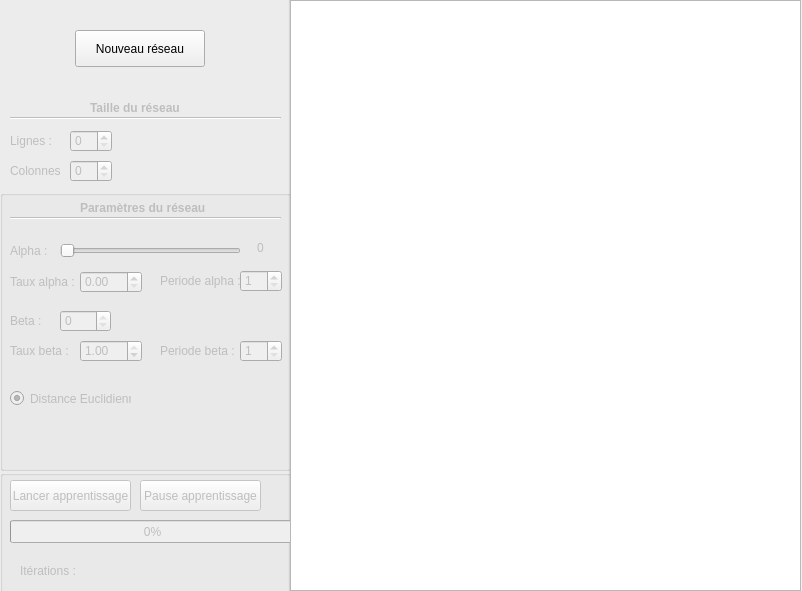
<?xml version="1.0" encoding="UTF-8"?>
<ui version="4.0">
 <class>Window</class>
 <widget class="QWidget" name="Window">
  <property name="geometry">
   <rect>
    <x>0</x>
    <y>0</y>
    <width>802</width>
    <height>591</height>
   </rect>
  </property>
  <property name="windowTitle">
   <string>Algorithme de SOM</string>
  </property>
  <widget class="QGroupBox" name="Interface">
   <property name="geometry">
    <rect>
     <x>-10</x>
     <y>-20</y>
     <width>300</width>
     <height>620</height>
    </rect>
   </property>
   <property name="title">
    <string>GroupBox</string>
   </property>
   <widget class="QPushButton" name="NouveauRes">
    <property name="geometry">
     <rect>
      <x>85</x>
      <y>50</y>
      <width>130</width>
      <height>37</height>
     </rect>
    </property>
    <property name="styleSheet">
     <string notr="true"/>
    </property>
    <property name="text">
     <string>Nouveau réseau</string>
    </property>
   </widget>
   <widget class="QGroupBox" name="ExecutionGrp">
    <property name="geometry">
     <rect>
      <x>10</x>
      <y>490</y>
      <width>291</width>
      <height>131</height>
     </rect>
    </property>
    <property name="title">
     <string/>
    </property>
    <widget class="QProgressBar" name="ProgressBar">
     <property name="enabled">
      <bool>false</bool>
     </property>
     <property name="geometry">
      <rect>
       <x>10</x>
       <y>50</y>
       <width>285</width>
       <height>23</height>
      </rect>
     </property>
     <property name="value">
      <number>0</number>
     </property>
     <property name="textVisible">
      <bool>true</bool>
     </property>
    </widget>
    <widget class="QPushButton" name="StartBtn">
     <property name="enabled">
      <bool>false</bool>
     </property>
     <property name="geometry">
      <rect>
       <x>10</x>
       <y>10</y>
       <width>121</width>
       <height>31</height>
      </rect>
     </property>
     <property name="text">
      <string>Lancer apprentissage</string>
     </property>
    </widget>
    <widget class="QPushButton" name="PauseBtn">
     <property name="enabled">
      <bool>false</bool>
     </property>
     <property name="geometry">
      <rect>
       <x>140</x>
       <y>10</y>
       <width>121</width>
       <height>31</height>
      </rect>
     </property>
     <property name="text">
      <string>Pause apprentissage</string>
     </property>
    </widget>
    <widget class="QLabel" name="NbrIterations">
     <property name="enabled">
      <bool>false</bool>
     </property>
     <property name="geometry">
      <rect>
       <x>20</x>
       <y>90</y>
       <width>171</width>
       <height>21</height>
      </rect>
     </property>
     <property name="text">
      <string>Itérations : </string>
     </property>
    </widget>
   </widget>
   <widget class="QLabel" name="Titre1">
    <property name="enabled">
     <bool>false</bool>
    </property>
    <property name="geometry">
     <rect>
      <x>100</x>
      <y>120</y>
      <width>91</width>
      <height>16</height>
     </rect>
    </property>
    <property name="font">
     <font>
      <weight>75</weight>
      <bold>true</bold>
     </font>
    </property>
    <property name="text">
     <string>Taille du réseau</string>
    </property>
    <property name="textFormat">
     <enum>Qt::AutoText</enum>
    </property>
    <property name="wordWrap">
     <bool>false</bool>
    </property>
   </widget>
   <widget class="QLabel" name="Lignes">
    <property name="enabled">
     <bool>false</bool>
    </property>
    <property name="geometry">
     <rect>
      <x>20</x>
      <y>150</y>
      <width>51</width>
      <height>21</height>
     </rect>
    </property>
    <property name="text">
     <string>Lignes :</string>
    </property>
   </widget>
   <widget class="QLabel" name="Colonnes">
    <property name="enabled">
     <bool>false</bool>
    </property>
    <property name="geometry">
     <rect>
      <x>20</x>
      <y>180</y>
      <width>51</width>
      <height>21</height>
     </rect>
    </property>
    <property name="text">
     <string>Colonnes :</string>
    </property>
   </widget>
   <widget class="Line" name="Line1">
    <property name="enabled">
     <bool>false</bool>
    </property>
    <property name="geometry">
     <rect>
      <x>20</x>
      <y>130</y>
      <width>271</width>
      <height>16</height>
     </rect>
    </property>
    <property name="orientation">
     <enum>Qt::Horizontal</enum>
    </property>
   </widget>
   <widget class="QSpinBox" name="ColValue">
    <property name="enabled">
     <bool>false</bool>
    </property>
    <property name="geometry">
     <rect>
      <x>80</x>
      <y>180</y>
      <width>42</width>
      <height>22</height>
     </rect>
    </property>
   </widget>
   <widget class="QLabel" name="ErreurLignes">
    <property name="enabled">
     <bool>true</bool>
    </property>
    <property name="geometry">
     <rect>
      <x>140</x>
      <y>150</y>
      <width>151</width>
      <height>21</height>
     </rect>
    </property>
    <property name="styleSheet">
     <string notr="true"/>
    </property>
    <property name="text">
     <string/>
    </property>
   </widget>
   <widget class="QSpinBox" name="LigneValue">
    <property name="enabled">
     <bool>false</bool>
    </property>
    <property name="geometry">
     <rect>
      <x>80</x>
      <y>150</y>
      <width>42</width>
      <height>22</height>
     </rect>
    </property>
    <property name="value">
     <number>0</number>
    </property>
   </widget>
   <widget class="QLabel" name="ErreurColonnes">
    <property name="enabled">
     <bool>true</bool>
    </property>
    <property name="geometry">
     <rect>
      <x>140</x>
      <y>180</y>
      <width>151</width>
      <height>21</height>
     </rect>
    </property>
    <property name="styleSheet">
     <string notr="true"/>
    </property>
    <property name="text">
     <string/>
    </property>
   </widget>
   <widget class="QLabel" name="ErreurBeta">
    <property name="enabled">
     <bool>true</bool>
    </property>
    <property name="geometry">
     <rect>
      <x>130</x>
      <y>300</y>
      <width>151</width>
      <height>21</height>
     </rect>
    </property>
    <property name="styleSheet">
     <string notr="true"/>
    </property>
    <property name="text">
     <string/>
    </property>
   </widget>
   <widget class="QGroupBox" name="Parametres">
    <property name="geometry">
     <rect>
      <x>10</x>
      <y>210</y>
      <width>291</width>
      <height>281</height>
     </rect>
    </property>
    <property name="title">
     <string/>
    </property>
    <widget class="QLabel" name="Titre2">
     <property name="enabled">
      <bool>false</bool>
     </property>
     <property name="geometry">
      <rect>
       <x>80</x>
       <y>10</y>
       <width>131</width>
       <height>16</height>
      </rect>
     </property>
     <property name="font">
      <font>
       <weight>75</weight>
       <bold>true</bold>
      </font>
     </property>
     <property name="text">
      <string>Paramètres du réseau</string>
     </property>
    </widget>
    <widget class="QSlider" name="AlphaSlider">
     <property name="enabled">
      <bool>false</bool>
     </property>
     <property name="geometry">
      <rect>
       <x>60</x>
       <y>50</y>
       <width>181</width>
       <height>22</height>
      </rect>
     </property>
     <property name="maximum">
      <number>1000</number>
     </property>
     <property name="sliderPosition">
      <number>0</number>
     </property>
     <property name="orientation">
      <enum>Qt::Horizontal</enum>
     </property>
    </widget>
    <widget class="QRadioButton" name="Distance1">
     <property name="enabled">
      <bool>false</bool>
     </property>
     <property name="geometry">
      <rect>
       <x>10</x>
       <y>200</y>
       <width>121</width>
       <height>17</height>
      </rect>
     </property>
     <property name="tabletTracking">
      <bool>false</bool>
     </property>
     <property name="text">
      <string>Distance Euclidienne</string>
     </property>
     <property name="checkable">
      <bool>true</bool>
     </property>
     <property name="checked">
      <bool>true</bool>
     </property>
    </widget>
    <widget class="QSpinBox" name="BetaValue">
     <property name="enabled">
      <bool>false</bool>
     </property>
     <property name="geometry">
      <rect>
       <x>60</x>
       <y>120</y>
       <width>51</width>
       <height>22</height>
      </rect>
     </property>
     <property name="maximum">
      <number>0</number>
     </property>
    </widget>
    <widget class="Line" name="Line2">
     <property name="enabled">
      <bool>false</bool>
     </property>
     <property name="geometry">
      <rect>
       <x>10</x>
       <y>20</y>
       <width>271</width>
       <height>16</height>
      </rect>
     </property>
     <property name="orientation">
      <enum>Qt::Horizontal</enum>
     </property>
    </widget>
    <widget class="QLabel" name="AlphaValue">
     <property name="enabled">
      <bool>false</bool>
     </property>
     <property name="geometry">
      <rect>
       <x>230</x>
       <y>50</y>
       <width>61</width>
       <height>16</height>
      </rect>
     </property>
     <property name="text">
      <string>0</string>
     </property>
     <property name="alignment">
      <set>Qt::AlignCenter</set>
     </property>
    </widget>
    <widget class="QLabel" name="Alpha">
     <property name="enabled">
      <bool>false</bool>
     </property>
     <property name="geometry">
      <rect>
       <x>10</x>
       <y>50</y>
       <width>47</width>
       <height>21</height>
      </rect>
     </property>
     <property name="text">
      <string>Alpha :</string>
     </property>
    </widget>
    <widget class="QLabel" name="Beta">
     <property name="enabled">
      <bool>false</bool>
     </property>
     <property name="geometry">
      <rect>
       <x>10</x>
       <y>120</y>
       <width>47</width>
       <height>21</height>
      </rect>
     </property>
     <property name="text">
      <string>Beta :</string>
     </property>
    </widget>
    <widget class="QLabel" name="TauxAlpha">
     <property name="enabled">
      <bool>false</bool>
     </property>
     <property name="geometry">
      <rect>
       <x>10</x>
       <y>81</y>
       <width>71</width>
       <height>21</height>
      </rect>
     </property>
     <property name="text">
      <string>Taux alpha :</string>
     </property>
    </widget>
    <widget class="QLabel" name="PeriodeAlpha">
     <property name="enabled">
      <bool>false</bool>
     </property>
     <property name="geometry">
      <rect>
       <x>160</x>
       <y>80</y>
       <width>81</width>
       <height>21</height>
      </rect>
     </property>
     <property name="text">
      <string>Periode alpha :</string>
     </property>
    </widget>
    <widget class="QDoubleSpinBox" name="TauxAlphaValue">
     <property name="enabled">
      <bool>false</bool>
     </property>
     <property name="geometry">
      <rect>
       <x>80</x>
       <y>81</y>
       <width>62</width>
       <height>22</height>
      </rect>
     </property>
     <property name="maximum">
      <double>1.000000000000000</double>
     </property>
     <property name="singleStep">
      <double>0.010000000000000</double>
     </property>
    </widget>
    <widget class="QSpinBox" name="PeriodeAlphaValue">
     <property name="enabled">
      <bool>false</bool>
     </property>
     <property name="geometry">
      <rect>
       <x>240</x>
       <y>80</y>
       <width>42</width>
       <height>22</height>
      </rect>
     </property>
     <property name="minimum">
      <number>1</number>
     </property>
     <property name="maximum">
      <number>5</number>
     </property>
    </widget>
    <widget class="QLabel" name="TauxBeta">
     <property name="enabled">
      <bool>false</bool>
     </property>
     <property name="geometry">
      <rect>
       <x>10</x>
       <y>150</y>
       <width>71</width>
       <height>21</height>
      </rect>
     </property>
     <property name="text">
      <string>Taux beta :</string>
     </property>
    </widget>
    <widget class="QDoubleSpinBox" name="TauxBetaValue">
     <property name="enabled">
      <bool>false</bool>
     </property>
     <property name="geometry">
      <rect>
       <x>80</x>
       <y>150</y>
       <width>62</width>
       <height>22</height>
      </rect>
     </property>
     <property name="maximum">
      <double>1.000000000000000</double>
     </property>
     <property name="singleStep">
      <double>0.010000000000000</double>
     </property>
     <property name="value">
      <double>1.000000000000000</double>
     </property>
    </widget>
    <widget class="QSpinBox" name="PeriodeBetaValue">
     <property name="enabled">
      <bool>false</bool>
     </property>
     <property name="geometry">
      <rect>
       <x>240</x>
       <y>150</y>
       <width>42</width>
       <height>22</height>
      </rect>
     </property>
     <property name="minimum">
      <number>1</number>
     </property>
     <property name="maximum">
      <number>5</number>
     </property>
    </widget>
    <widget class="QLabel" name="PeriodeBeta">
     <property name="enabled">
      <bool>false</bool>
     </property>
     <property name="geometry">
      <rect>
       <x>160</x>
       <y>150</y>
       <width>81</width>
       <height>21</height>
      </rect>
     </property>
     <property name="text">
      <string>Periode beta :</string>
     </property>
    </widget>
   </widget>
  </widget>
  <widget class="QGraphicsView" name="graphicsView">
   <property name="geometry">
    <rect>
     <x>290</x>
     <y>0</y>
     <width>511</width>
     <height>591</height>
    </rect>
   </property>
  </widget>
 </widget>
 <layoutdefault spacing="6" margin="11"/>
 <resources>
  <include location="Interface.qrc"/>
 </resources>
 <connections>
  <connection>
   <sender>LigneValue</sender>
   <signal>valueChanged(int)</signal>
   <receiver>Window</receiver>
   <slot>setRows()</slot>
   <hints>
    <hint type="sourcelabel">
     <x>80</x>
     <y>140</y>
    </hint>
    <hint type="destinationlabel">
     <x>400</x>
     <y>295</y>
    </hint>
   </hints>
  </connection>
  <connection>
   <sender>ColValue</sender>
   <signal>valueChanged(int)</signal>
   <receiver>Window</receiver>
   <slot>setColumns()</slot>
   <hints>
    <hint type="sourcelabel">
     <x>240</x>
     <y>140</y>
    </hint>
    <hint type="destinationlabel">
     <x>400</x>
     <y>295</y>
    </hint>
   </hints>
  </connection>
  <connection>
   <sender>BetaValue</sender>
   <signal>valueChanged(int)</signal>
   <receiver>Window</receiver>
   <slot>setBeta()</slot>
   <hints>
    <hint type="sourcelabel">
     <x>85</x>
     <y>270</y>
    </hint>
    <hint type="destinationlabel">
     <x>400</x>
     <y>295</y>
    </hint>
   </hints>
  </connection>
  <connection>
   <sender>Distance1</sender>
   <signal>clicked(bool)</signal>
   <receiver>Window</receiver>
   <slot>setEuclidian()</slot>
   <hints>
    <hint type="sourcelabel">
     <x>70</x>
     <y>308</y>
    </hint>
    <hint type="destinationlabel">
     <x>400</x>
     <y>295</y>
    </hint>
   </hints>
  </connection>
  <connection>
   <sender>StartBtn</sender>
   <signal>clicked()</signal>
   <receiver>Window</receiver>
   <slot>start()</slot>
   <hints>
    <hint type="sourcelabel">
     <x>70</x>
     <y>525</y>
    </hint>
    <hint type="destinationlabel">
     <x>400</x>
     <y>295</y>
    </hint>
   </hints>
  </connection>
  <connection>
   <sender>PauseBtn</sender>
   <signal>clicked()</signal>
   <receiver>Window</receiver>
   <slot>pause()</slot>
   <hints>
    <hint type="sourcelabel">
     <x>200</x>
     <y>525</y>
    </hint>
    <hint type="destinationlabel">
     <x>400</x>
     <y>295</y>
    </hint>
   </hints>
  </connection>
  <connection>
   <sender>NouveauRes</sender>
   <signal>clicked(bool)</signal>
   <receiver>Titre1</receiver>
   <slot>setDisabled(bool)</slot>
   <hints>
    <hint type="sourcelabel">
     <x>139</x>
     <y>48</y>
    </hint>
    <hint type="destinationlabel">
     <x>135</x>
     <y>117</y>
    </hint>
   </hints>
  </connection>
  <connection>
   <sender>NouveauRes</sender>
   <signal>clicked(bool)</signal>
   <receiver>Line1</receiver>
   <slot>setDisabled(bool)</slot>
   <hints>
    <hint type="sourcelabel">
     <x>139</x>
     <y>48</y>
    </hint>
    <hint type="destinationlabel">
     <x>145</x>
     <y>127</y>
    </hint>
   </hints>
  </connection>
  <connection>
   <sender>NouveauRes</sender>
   <signal>clicked(bool)</signal>
   <receiver>Lignes</receiver>
   <slot>setDisabled(bool)</slot>
   <hints>
    <hint type="sourcelabel">
     <x>139</x>
     <y>48</y>
    </hint>
    <hint type="destinationlabel">
     <x>35</x>
     <y>150</y>
    </hint>
   </hints>
  </connection>
  <connection>
   <sender>NouveauRes</sender>
   <signal>clicked(bool)</signal>
   <receiver>LigneValue</receiver>
   <slot>setDisabled(bool)</slot>
   <hints>
    <hint type="sourcelabel">
     <x>139</x>
     <y>48</y>
    </hint>
    <hint type="destinationlabel">
     <x>90</x>
     <y>150</y>
    </hint>
   </hints>
  </connection>
  <connection>
   <sender>NouveauRes</sender>
   <signal>clicked(bool)</signal>
   <receiver>Colonnes</receiver>
   <slot>setDisabled(bool)</slot>
   <hints>
    <hint type="sourcelabel">
     <x>139</x>
     <y>48</y>
    </hint>
    <hint type="destinationlabel">
     <x>35</x>
     <y>180</y>
    </hint>
   </hints>
  </connection>
  <connection>
   <sender>NouveauRes</sender>
   <signal>clicked(bool)</signal>
   <receiver>ColValue</receiver>
   <slot>setDisabled(bool)</slot>
   <hints>
    <hint type="sourcelabel">
     <x>139</x>
     <y>48</y>
    </hint>
    <hint type="destinationlabel">
     <x>90</x>
     <y>180</y>
    </hint>
   </hints>
  </connection>
  <connection>
   <sender>NouveauRes</sender>
   <signal>clicked(bool)</signal>
   <receiver>Titre2</receiver>
   <slot>setDisabled(bool)</slot>
   <hints>
    <hint type="sourcelabel">
     <x>139</x>
     <y>48</y>
    </hint>
    <hint type="destinationlabel">
     <x>145</x>
     <y>207</y>
    </hint>
   </hints>
  </connection>
  <connection>
   <sender>NouveauRes</sender>
   <signal>clicked(bool)</signal>
   <receiver>Alpha</receiver>
   <slot>setDisabled(bool)</slot>
   <hints>
    <hint type="sourcelabel">
     <x>139</x>
     <y>48</y>
    </hint>
    <hint type="destinationlabel">
     <x>33</x>
     <y>250</y>
    </hint>
   </hints>
  </connection>
  <connection>
   <sender>NouveauRes</sender>
   <signal>clicked(bool)</signal>
   <receiver>Beta</receiver>
   <slot>setDisabled(bool)</slot>
   <hints>
    <hint type="sourcelabel">
     <x>139</x>
     <y>48</y>
    </hint>
    <hint type="destinationlabel">
     <x>33</x>
     <y>290</y>
    </hint>
   </hints>
  </connection>
  <connection>
   <sender>NouveauRes</sender>
   <signal>clicked(bool)</signal>
   <receiver>BetaValue</receiver>
   <slot>setDisabled(bool)</slot>
   <hints>
    <hint type="sourcelabel">
     <x>139</x>
     <y>48</y>
    </hint>
    <hint type="destinationlabel">
     <x>85</x>
     <y>290</y>
    </hint>
   </hints>
  </connection>
  <connection>
   <sender>NouveauRes</sender>
   <signal>clicked(bool)</signal>
   <receiver>Distance1</receiver>
   <slot>setDisabled(bool)</slot>
   <hints>
    <hint type="sourcelabel">
     <x>139</x>
     <y>48</y>
    </hint>
    <hint type="destinationlabel">
     <x>70</x>
     <y>328</y>
    </hint>
   </hints>
  </connection>
  <connection>
   <sender>NouveauRes</sender>
   <signal>clicked(bool)</signal>
   <receiver>StartBtn</receiver>
   <slot>setDisabled(bool)</slot>
   <hints>
    <hint type="sourcelabel">
     <x>139</x>
     <y>48</y>
    </hint>
    <hint type="destinationlabel">
     <x>70</x>
     <y>535</y>
    </hint>
   </hints>
  </connection>
  <connection>
   <sender>NouveauRes</sender>
   <signal>clicked(bool)</signal>
   <receiver>AlphaValue</receiver>
   <slot>setDisabled(bool)</slot>
   <hints>
    <hint type="sourcelabel">
     <x>139</x>
     <y>48</y>
    </hint>
    <hint type="destinationlabel">
     <x>260</x>
     <y>247</y>
    </hint>
   </hints>
  </connection>
  <connection>
   <sender>AlphaSlider</sender>
   <signal>sliderMoved(int)</signal>
   <receiver>Window</receiver>
   <slot>setAlphaValueText()</slot>
   <hints>
    <hint type="sourcelabel">
     <x>150</x>
     <y>250</y>
    </hint>
    <hint type="destinationlabel">
     <x>400</x>
     <y>295</y>
    </hint>
   </hints>
  </connection>
  <connection>
   <sender>NouveauRes</sender>
   <signal>clicked(bool)</signal>
   <receiver>TauxAlpha</receiver>
   <slot>setDisabled(bool)</slot>
   <hints>
    <hint type="sourcelabel">
     <x>139</x>
     <y>48</y>
    </hint>
    <hint type="destinationlabel">
     <x>45</x>
     <y>281</y>
    </hint>
   </hints>
  </connection>
  <connection>
   <sender>NouveauRes</sender>
   <signal>clicked(bool)</signal>
   <receiver>TauxAlphaValue</receiver>
   <slot>setDisabled(bool)</slot>
   <hints>
    <hint type="sourcelabel">
     <x>139</x>
     <y>48</y>
    </hint>
    <hint type="destinationlabel">
     <x>110</x>
     <y>281</y>
    </hint>
   </hints>
  </connection>
  <connection>
   <sender>NouveauRes</sender>
   <signal>clicked(bool)</signal>
   <receiver>PeriodeAlpha</receiver>
   <slot>setDisabled(bool)</slot>
   <hints>
    <hint type="sourcelabel">
     <x>139</x>
     <y>48</y>
    </hint>
    <hint type="destinationlabel">
     <x>200</x>
     <y>280</y>
    </hint>
   </hints>
  </connection>
  <connection>
   <sender>NouveauRes</sender>
   <signal>clicked(bool)</signal>
   <receiver>PeriodeAlphaValue</receiver>
   <slot>setDisabled(bool)</slot>
   <hints>
    <hint type="sourcelabel">
     <x>139</x>
     <y>48</y>
    </hint>
    <hint type="destinationlabel">
     <x>260</x>
     <y>280</y>
    </hint>
   </hints>
  </connection>
  <connection>
   <sender>NouveauRes</sender>
   <signal>clicked(bool)</signal>
   <receiver>TauxBeta</receiver>
   <slot>setDisabled(bool)</slot>
   <hints>
    <hint type="sourcelabel">
     <x>139</x>
     <y>48</y>
    </hint>
    <hint type="destinationlabel">
     <x>45</x>
     <y>350</y>
    </hint>
   </hints>
  </connection>
  <connection>
   <sender>NouveauRes</sender>
   <signal>clicked(bool)</signal>
   <receiver>TauxBetaValue</receiver>
   <slot>setDisabled(bool)</slot>
   <hints>
    <hint type="sourcelabel">
     <x>139</x>
     <y>48</y>
    </hint>
    <hint type="destinationlabel">
     <x>110</x>
     <y>350</y>
    </hint>
   </hints>
  </connection>
  <connection>
   <sender>NouveauRes</sender>
   <signal>clicked(bool)</signal>
   <receiver>PeriodeBeta</receiver>
   <slot>setDisabled(bool)</slot>
   <hints>
    <hint type="sourcelabel">
     <x>139</x>
     <y>48</y>
    </hint>
    <hint type="destinationlabel">
     <x>200</x>
     <y>350</y>
    </hint>
   </hints>
  </connection>
  <connection>
   <sender>NouveauRes</sender>
   <signal>clicked(bool)</signal>
   <receiver>PeriodeBetaValue</receiver>
   <slot>setDisabled(bool)</slot>
   <hints>
    <hint type="sourcelabel">
     <x>139</x>
     <y>48</y>
    </hint>
    <hint type="destinationlabel">
     <x>260</x>
     <y>350</y>
    </hint>
   </hints>
  </connection>
  <connection>
   <sender>TauxAlphaValue</sender>
   <signal>valueChanged(double)</signal>
   <receiver>Window</receiver>
   <slot>alphaRateConstraint()</slot>
   <hints>
    <hint type="sourcelabel">
     <x>110</x>
     <y>281</y>
    </hint>
    <hint type="destinationlabel">
     <x>400</x>
     <y>295</y>
    </hint>
   </hints>
  </connection>
  <connection>
   <sender>TauxBetaValue</sender>
   <signal>valueChanged(double)</signal>
   <receiver>Window</receiver>
   <slot>betaRateConstraint()</slot>
   <hints>
    <hint type="sourcelabel">
     <x>110</x>
     <y>350</y>
    </hint>
    <hint type="destinationlabel">
     <x>400</x>
     <y>295</y>
    </hint>
   </hints>
  </connection>
  <connection>
   <sender>NouveauRes</sender>
   <signal>clicked(bool)</signal>
   <receiver>AlphaSlider</receiver>
   <slot>setDisabled(bool)</slot>
   <hints>
    <hint type="sourcelabel">
     <x>139</x>
     <y>48</y>
    </hint>
    <hint type="destinationlabel">
     <x>150</x>
     <y>250</y>
    </hint>
   </hints>
  </connection>
 </connections>
 <slots>
  <slot>setRows()</slot>
  <slot>setColumns()</slot>
  <slot>setAlphaValueText()</slot>
  <slot>setBeta()</slot>
  <slot>setEuclidian()</slot>
  <slot>start()</slot>
  <slot>pause()</slot>
  <slot>alphaRateConstraint()</slot>
  <slot>betaRateConstraint()</slot>
 </slots>
</ui>
